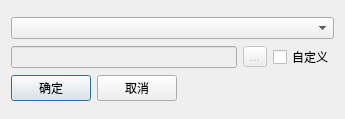
<?xml version="1.0" encoding="UTF-8"?>
<ui version="4.0">
 <class>MapSettingDialog</class>
 <widget class="QDialog" name="MapSettingDialog">
  <property name="geometry">
   <rect>
    <x>0</x>
    <y>0</y>
    <width>345</width>
    <height>119</height>
   </rect>
  </property>
  <property name="windowTitle">
   <string>Dialog</string>
  </property>
  <layout class="QGridLayout" name="gridLayout_2">
   <item row="0" column="0">
    <layout class="QGridLayout" name="gridLayout">
     <item row="0" column="0">
      <widget class="QComboBox" name="comboBox_maptype"/>
     </item>
     <item row="1" column="0">
      <layout class="QHBoxLayout" name="horizontalLayout_2">
       <item>
        <widget class="QLineEdit" name="lineEdit">
         <property name="enabled">
          <bool>false</bool>
         </property>
        </widget>
       </item>
       <item>
        <widget class="QToolButton" name="toolButton">
         <property name="enabled">
          <bool>false</bool>
         </property>
         <property name="text">
          <string>...</string>
         </property>
        </widget>
       </item>
       <item>
        <widget class="QCheckBox" name="checkBox">
         <property name="text">
          <string>自定义</string>
         </property>
        </widget>
       </item>
      </layout>
     </item>
     <item row="2" column="0">
      <layout class="QHBoxLayout" name="horizontalLayout">
       <item>
        <widget class="QPushButton" name="pushButton_ok">
         <property name="text">
          <string>确定</string>
         </property>
        </widget>
       </item>
       <item>
        <widget class="QPushButton" name="pushButton_cancel">
         <property name="text">
          <string>取消</string>
         </property>
        </widget>
       </item>
       <item>
        <spacer name="horizontalSpacer">
         <property name="orientation">
          <enum>Qt::Horizontal</enum>
         </property>
         <property name="sizeHint" stdset="0">
          <size>
           <width>40</width>
           <height>20</height>
          </size>
         </property>
        </spacer>
       </item>
      </layout>
     </item>
    </layout>
   </item>
  </layout>
 </widget>
 <resources/>
 <connections>
  <connection>
   <sender>pushButton_ok</sender>
   <signal>clicked()</signal>
   <receiver>MapSettingDialog</receiver>
   <slot>accept()</slot>
   <hints>
    <hint type="sourcelabel">
     <x>52</x>
     <y>97</y>
    </hint>
    <hint type="destinationlabel">
     <x>7</x>
     <y>76</y>
    </hint>
   </hints>
  </connection>
  <connection>
   <sender>pushButton_cancel</sender>
   <signal>clicked()</signal>
   <receiver>MapSettingDialog</receiver>
   <slot>reject()</slot>
   <hints>
    <hint type="sourcelabel">
     <x>137</x>
     <y>93</y>
    </hint>
    <hint type="destinationlabel">
     <x>179</x>
     <y>93</y>
    </hint>
   </hints>
  </connection>
 </connections>
</ui>
